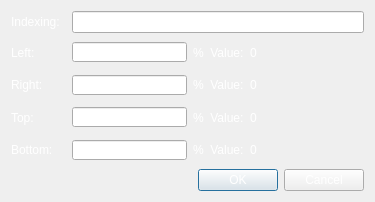
<?xml version="1.0" encoding="UTF-8"?>
<ui version="4.0">
 <class>SelectAreaDialog</class>
 <widget class="QDialog" name="SelectAreaDialog">
  <property name="geometry">
   <rect>
    <x>0</x>
    <y>0</y>
    <width>375</width>
    <height>202</height>
   </rect>
  </property>
  <property name="windowTitle">
   <string>Area Setting</string>
  </property>
  <property name="styleSheet">
   <string notr="true">font: 10pt &quot;微软雅黑&quot;;
color: rgb(255, 255, 255);</string>
  </property>
  <layout class="QVBoxLayout" name="verticalLayout_2">
   <item>
    <layout class="QVBoxLayout" name="verticalLayout">
     <item>
      <layout class="QHBoxLayout" name="horizontalLayout">
       <item>
        <widget class="QLabel" name="label_13">
         <property name="minimumSize">
          <size>
           <width>55</width>
           <height>0</height>
          </size>
         </property>
         <property name="maximumSize">
          <size>
           <width>40</width>
           <height>16777215</height>
          </size>
         </property>
         <property name="text">
          <string>Indexing:</string>
         </property>
        </widget>
       </item>
       <item>
        <widget class="QLineEdit" name="index"/>
       </item>
      </layout>
     </item>
     <item>
      <layout class="QHBoxLayout" name="horizontalLayout_2">
       <item>
        <widget class="QLabel" name="label">
         <property name="minimumSize">
          <size>
           <width>55</width>
           <height>0</height>
          </size>
         </property>
         <property name="maximumSize">
          <size>
           <width>1000</width>
           <height>16777215</height>
          </size>
         </property>
         <property name="text">
          <string>Left:</string>
         </property>
        </widget>
       </item>
       <item>
        <widget class="QDoubleSpinBox" name="spinboxL">
         <property name="sizePolicy">
          <sizepolicy hsizetype="Minimum" vsizetype="Fixed">
           <horstretch>1</horstretch>
           <verstretch>0</verstretch>
          </sizepolicy>
         </property>
         <property name="buttonSymbols">
          <enum>QAbstractSpinBox::NoButtons</enum>
         </property>
         <property name="decimals">
          <number>7</number>
         </property>
         <property name="maximum">
          <double>100.000000000000000</double>
         </property>
        </widget>
       </item>
       <item>
        <widget class="QLabel" name="label_2">
         <property name="minimumSize">
          <size>
           <width>40</width>
           <height>0</height>
          </size>
         </property>
         <property name="maximumSize">
          <size>
           <width>100</width>
           <height>16777215</height>
          </size>
         </property>
         <property name="text">
          <string>%  Value:</string>
         </property>
        </widget>
       </item>
       <item>
        <widget class="QLabel" name="labelLValue">
         <property name="sizePolicy">
          <sizepolicy hsizetype="Preferred" vsizetype="Preferred">
           <horstretch>1</horstretch>
           <verstretch>0</verstretch>
          </sizepolicy>
         </property>
         <property name="text">
          <string>0</string>
         </property>
        </widget>
       </item>
      </layout>
     </item>
     <item>
      <layout class="QHBoxLayout" name="horizontalLayout_3">
       <item>
        <widget class="QLabel" name="label_6">
         <property name="minimumSize">
          <size>
           <width>55</width>
           <height>0</height>
          </size>
         </property>
         <property name="maximumSize">
          <size>
           <width>1000</width>
           <height>16777215</height>
          </size>
         </property>
         <property name="text">
          <string>Right:</string>
         </property>
        </widget>
       </item>
       <item>
        <widget class="QDoubleSpinBox" name="spinboxR">
         <property name="sizePolicy">
          <sizepolicy hsizetype="Minimum" vsizetype="Fixed">
           <horstretch>1</horstretch>
           <verstretch>0</verstretch>
          </sizepolicy>
         </property>
         <property name="buttonSymbols">
          <enum>QAbstractSpinBox::NoButtons</enum>
         </property>
         <property name="decimals">
          <number>7</number>
         </property>
         <property name="maximum">
          <double>100.000000000000000</double>
         </property>
        </widget>
       </item>
       <item>
        <widget class="QLabel" name="label_5">
         <property name="minimumSize">
          <size>
           <width>40</width>
           <height>0</height>
          </size>
         </property>
         <property name="maximumSize">
          <size>
           <width>100</width>
           <height>16777215</height>
          </size>
         </property>
         <property name="text">
          <string>%  Value:</string>
         </property>
        </widget>
       </item>
       <item>
        <widget class="QLabel" name="labelRValue">
         <property name="sizePolicy">
          <sizepolicy hsizetype="Preferred" vsizetype="Preferred">
           <horstretch>1</horstretch>
           <verstretch>0</verstretch>
          </sizepolicy>
         </property>
         <property name="text">
          <string>0</string>
         </property>
        </widget>
       </item>
      </layout>
     </item>
     <item>
      <layout class="QHBoxLayout" name="horizontalLayout_4">
       <item>
        <widget class="QLabel" name="label_9">
         <property name="minimumSize">
          <size>
           <width>55</width>
           <height>0</height>
          </size>
         </property>
         <property name="maximumSize">
          <size>
           <width>1000</width>
           <height>16777215</height>
          </size>
         </property>
         <property name="text">
          <string>Top:</string>
         </property>
        </widget>
       </item>
       <item>
        <widget class="QDoubleSpinBox" name="spinboxT">
         <property name="sizePolicy">
          <sizepolicy hsizetype="Minimum" vsizetype="Fixed">
           <horstretch>1</horstretch>
           <verstretch>0</verstretch>
          </sizepolicy>
         </property>
         <property name="buttonSymbols">
          <enum>QAbstractSpinBox::NoButtons</enum>
         </property>
         <property name="decimals">
          <number>7</number>
         </property>
         <property name="maximum">
          <double>100.000000000000000</double>
         </property>
        </widget>
       </item>
       <item>
        <widget class="QLabel" name="label_8">
         <property name="minimumSize">
          <size>
           <width>40</width>
           <height>0</height>
          </size>
         </property>
         <property name="maximumSize">
          <size>
           <width>100</width>
           <height>16777215</height>
          </size>
         </property>
         <property name="text">
          <string>%  Value:</string>
         </property>
        </widget>
       </item>
       <item>
        <widget class="QLabel" name="labelTValue">
         <property name="sizePolicy">
          <sizepolicy hsizetype="Preferred" vsizetype="Preferred">
           <horstretch>1</horstretch>
           <verstretch>0</verstretch>
          </sizepolicy>
         </property>
         <property name="text">
          <string>0</string>
         </property>
        </widget>
       </item>
      </layout>
     </item>
     <item>
      <layout class="QHBoxLayout" name="horizontalLayout_5">
       <item>
        <widget class="QLabel" name="label_12">
         <property name="minimumSize">
          <size>
           <width>55</width>
           <height>0</height>
          </size>
         </property>
         <property name="maximumSize">
          <size>
           <width>1000</width>
           <height>16777215</height>
          </size>
         </property>
         <property name="text">
          <string>Bottom:</string>
         </property>
        </widget>
       </item>
       <item>
        <widget class="QDoubleSpinBox" name="spinboxB">
         <property name="sizePolicy">
          <sizepolicy hsizetype="Minimum" vsizetype="Fixed">
           <horstretch>1</horstretch>
           <verstretch>0</verstretch>
          </sizepolicy>
         </property>
         <property name="buttonSymbols">
          <enum>QAbstractSpinBox::NoButtons</enum>
         </property>
         <property name="decimals">
          <number>7</number>
         </property>
         <property name="maximum">
          <double>100.000000000000000</double>
         </property>
        </widget>
       </item>
       <item>
        <widget class="QLabel" name="label_11">
         <property name="minimumSize">
          <size>
           <width>40</width>
           <height>0</height>
          </size>
         </property>
         <property name="maximumSize">
          <size>
           <width>100</width>
           <height>16777215</height>
          </size>
         </property>
         <property name="text">
          <string>%  Value:</string>
         </property>
        </widget>
       </item>
       <item>
        <widget class="QLabel" name="labelBValue">
         <property name="sizePolicy">
          <sizepolicy hsizetype="Preferred" vsizetype="Preferred">
           <horstretch>1</horstretch>
           <verstretch>0</verstretch>
          </sizepolicy>
         </property>
         <property name="text">
          <string>0</string>
         </property>
        </widget>
       </item>
      </layout>
     </item>
    </layout>
   </item>
   <item>
    <widget class="QDialogButtonBox" name="buttonBox">
     <property name="styleSheet">
      <string notr="true"/>
     </property>
     <property name="orientation">
      <enum>Qt::Horizontal</enum>
     </property>
     <property name="standardButtons">
      <set>QDialogButtonBox::Cancel|QDialogButtonBox::Ok</set>
     </property>
    </widget>
   </item>
  </layout>
 </widget>
 <resources/>
 <connections>
  <connection>
   <sender>buttonBox</sender>
   <signal>accepted()</signal>
   <receiver>SelectAreaDialog</receiver>
   <slot>accept()</slot>
   <hints>
    <hint type="sourcelabel">
     <x>248</x>
     <y>254</y>
    </hint>
    <hint type="destinationlabel">
     <x>157</x>
     <y>274</y>
    </hint>
   </hints>
  </connection>
  <connection>
   <sender>buttonBox</sender>
   <signal>rejected()</signal>
   <receiver>SelectAreaDialog</receiver>
   <slot>reject()</slot>
   <hints>
    <hint type="sourcelabel">
     <x>316</x>
     <y>260</y>
    </hint>
    <hint type="destinationlabel">
     <x>286</x>
     <y>274</y>
    </hint>
   </hints>
  </connection>
 </connections>
</ui>
